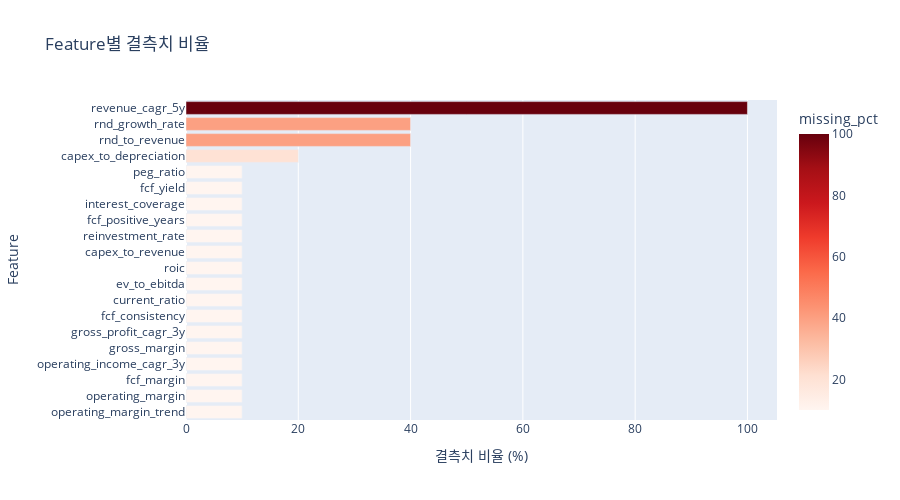

Notebook code cell kept with this figure:
### Code cell
# 결측치 시각화 (Plotly)
missing_top = missing_df[missing_df['missing_pct'] > 0].head(20)

if len(missing_top) > 0:
    fig = px.bar(
        missing_top,
        x='missing_pct',
        y='feature',
        orientation='h',
        title='Feature별 결측치 비율',
        color='missing_pct',
        color_continuous_scale='Reds'
    )
    fig.update_layout(
        yaxis={'categoryorder': 'total ascending'},
        xaxis_title='결측치 비율 (%)',
        yaxis_title='Feature',
        height=500,
        showlegend=False
    )
    fig.show()
else:
    print("✅ 결측치 없음 - 시각화 생략")

### Figure 1 — Plotly figure (JSON) as saved in the notebook; plotly's stock layout.template omitted (floating-point values rounded to 4 significant figures)
{"data": [{"alignmentgroup": "True", "hovertemplate": "missing_pct=%{marker.color}<br>feature=%{y}<extra></extra>", "legendgroup": "", "marker": {"color": [100, 40, 40, 20, 10, 10, 10, 10, 10, 10, 10, 10, 10, 10, 10, 10, 10, 10, 10, 10], "coloraxis": "coloraxis", "pattern": {"shape": ""}}, "name": "", "offsetgroup": "", "orientation": "h", "showlegend": false, "textposition": "auto", "type": "bar", "x": [100, 40, 40, 20, 10, 10, 10, 10, 10, 10, 10, 10, 10, 10, 10, 10, 10, 10, 10, 10], "xaxis": "x", "y": ["revenue_cagr_5y", "rnd_to_revenue", "rnd_growth_rate", "capex_to_depreciation", "operating_margin_trend", "operating_margin", "fcf_margin", "operating_income_cagr_3y", "gross_margin", "gross_profit_cagr_3y", "fcf_consistency", "current_ratio", "ev_to_ebitda", "roic", "capex_to_revenue", "reinvestment_rate", "fcf_positive_years", "interest_coverage", "fcf_yield", "peg_ratio"], "yaxis": "y"}], "layout": {"barmode": "relative", "coloraxis": {"colorbar": {"title": {"text": "missing_pct"}}, "colorscale": [[0, "rgb(255,245,240)"], [0.125, "rgb(254,224,210)"], [0.25, "rgb(252,187,161)"], [0.375, "rgb(252,146,114)"], [0.5, "rgb(251,106,74)"], [0.625, "rgb(239,59,44)"], [0.75, "rgb(203,24,29)"], [0.875, "rgb(165,15,21)"], [1, "rgb(103,0,13)"]]}, "height": 500, "legend": {"tracegroupgap": 0}, "showlegend": false, "title": {"text": "Feature별 결측치 비율"}, "xaxis": {"anchor": "y", "domain": [0, 1], "title": {"text": "결측치 비율 (%)"}}, "yaxis": {"anchor": "x", "categoryorder": "total ascending", "domain": [0, 1], "title": {"text": "Feature"}}}}
